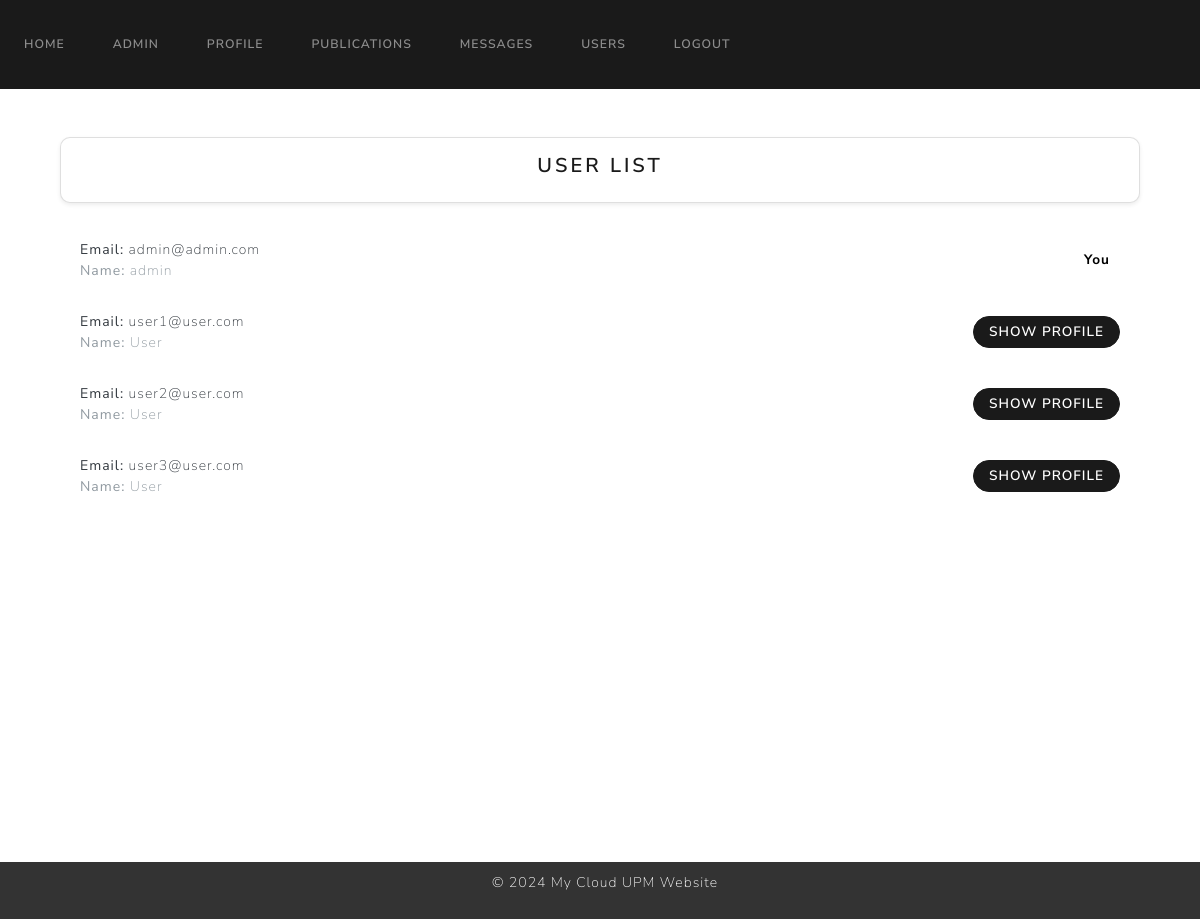
/userlist (signed in), run on the app's committed database.
### website/models.py (models this page shows)
class User(UserMixin, db.Model):
    id = db.Column(db.Integer, primary_key=True)
    name = db.Column(db.String(100), unique=False, nullable=False)
    surname = db.Column(db.String(100), unique=False, nullable=False)
    email = db.Column(db.String(100), unique=True, nullable=False)
    password = db.Column(db.String(100), nullable=False)
    role = db.Column(db.Integer, nullable=False, default=1)  # 0 para admin, 1 para usuario regular
    is_blocked = db.Column(db.Boolean, nullable=False, default=False)  # Nuevo campo para indicar si el usuario está bloqueado
    profile_pic = db.Column(db.String(150), default='default.jpg')
    publications = db.relationship('Publication')
    login_records = db.relationship('LoginRecord')

### website/views.py (the view)
@views.route('/userlist')
@login_required
def userlist():
    users = User.query.all()
    return render_template("userlist.html", users=users, user=current_user)

### website/templates/userlist.html (shortened to what this page needs)
{% extends "base.html" %}
{% block content %}
<div class="container mt-5">
    <div class="card shadow-sm p-3">
        <h4 class="text-center">User List</h4>
    </div>
    <div class="mt-3" style="height: 700px; overflow-y: auto; padding: 5px;">
        <ul class="list-group list-group-flush" id="userlist">
            {% for user in users %}
            <li class="list-group-item d-flex justify-content-between align-items-center">
                <div>
                    <p class="text-dark mb-0"><strong>Email:</strong> {{ user.email }}</p>
                    {% if user.name %}
                    <p class="text-muted mb-0"><strong>Name:</strong> {{ user.name }}</p>
                    {% endif %}
                </div>
                {% if user.email != current_user.email %}
                <a href="{{ url_for('views.viewuser', email=user.email) }}" class="btn btn-sm btn-primary rounded-btn">Show Profile</a>
                {% else %}
                <span style="color: black;" class="badge bg-secondary">You</span>
                {% endif %}
            </li>
            {% endfor %}
        </ul>
    </div>
</div>
{% endblock %}

### website/templates/userlist.html (style rules this page uses)
.list-group-item { border: none; padding: 15px; }
.badge.bg-secondary { font-size: 0.85rem; padding: 5px 10px; border-radius: 8px; }
.btn-sm { padding: 6px 12px; font-size: 0.85rem; }
.btn-primary.rounded-btn { border-radius: 20px; padding: 5px 15px; }
.card.shadow-sm { box-shadow: 0 2px 4px rgba(0, 0, 0, 0.1); border-radius: 10px; }

### data on the page
User: email "admin@admin.com", name "admin", shows "You"
User: email "user1@user.com", name "User"
User: email "user2@user.com", name "User"
User: email "user3@user.com", name "User"
